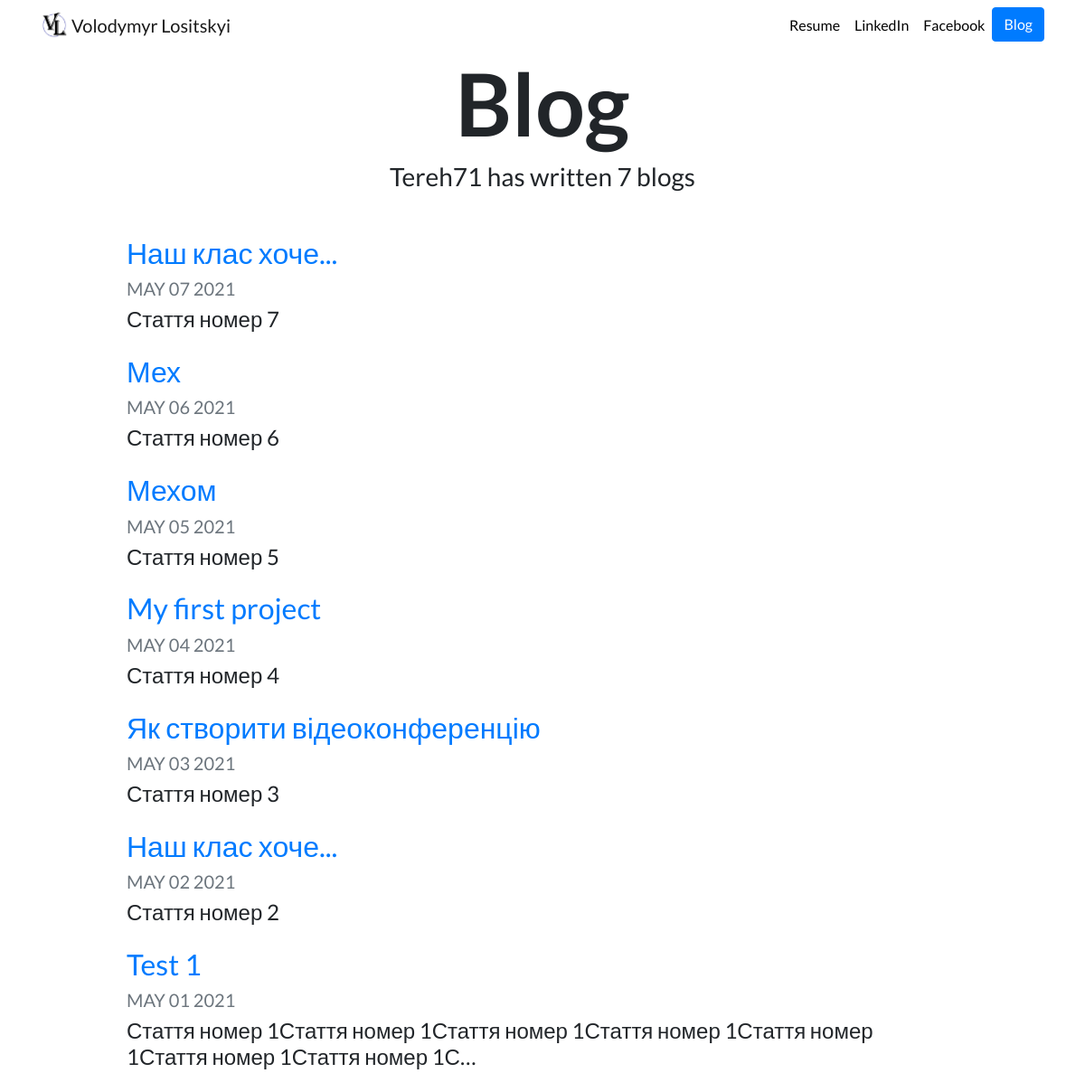
Page /blog/ on the earlier database version.
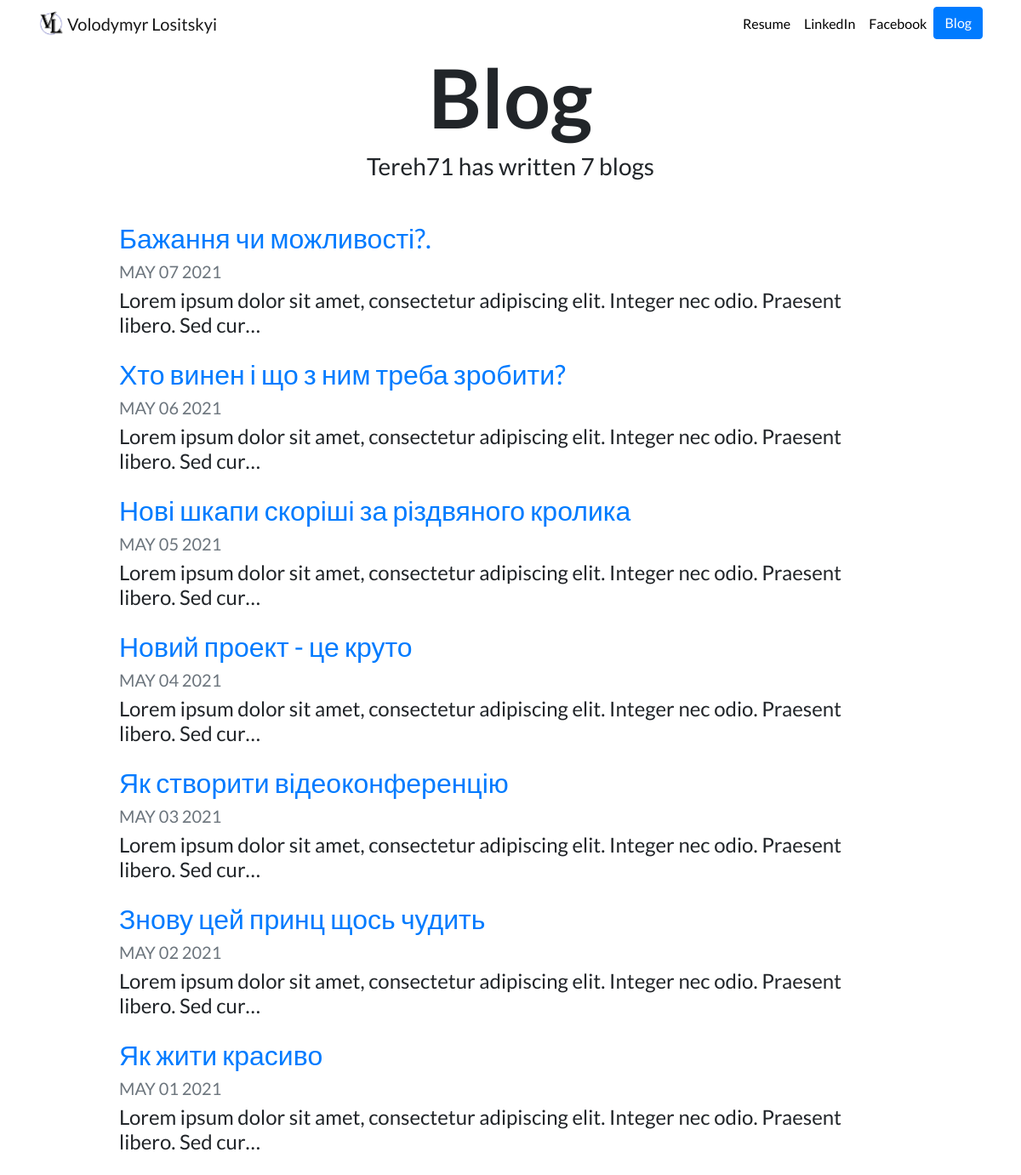
Same page on the later database version.
### blog/models.py (models this page shows, shortened)
class Blog (models.Model):
    title = models.CharField(max_length=200)
    description  = models.TextField()
    date = models.DateField()

### blog/views.py (the view)
# urls.py: path('', views.all_blogs, name='all_blogs'),
def all_blogs(request):
    blogs = Blog.objects.order_by('-date')
    return render(request, 'blog/all_blogs.html', {'blogs':blogs})

### blog/templates/blog/all_blogs.html
{% extends "portfolio/base.html" %}
{% load static %}
{% block content %}
<h1 id="blogtitle" class="font-weight-bold text-center">Blog</h1>
<h3 class="text-center mb-5">Tereh71 has written {{ blogs.count }} blog{{ blogs.count|pluralize }}</h3>
{% for blog in blogs %}
<div class="row justify-content-center my-3">
  <div class="col-md-10">
    <a href="{% url 'blog:detail' blog.id %}">
      <h2>{{ blog.title }}</h2>
    </a>
    <h5 class="text-muted">{{ blog.date|date:'M d Y'|upper }}</h5>
    <h4>{{ blog.description|striptags|truncatechars:100 }}</h4>
  </div>
</div>
{% endfor %}
{% endblock %}

Differences in the rows shown:
changed Blog: title "Наш клас хоче..." → "Бажання чи можливості?."; description "Стаття номер 7" → "Lorem ipsum dolor sit amet, consectetur adipiscing elit. Integer nec odio. Praesent libero. Sed cur…"
changed Blog: title "Мех" → "Хто винен і що з ним треба зробити?"; description "Стаття номер 6" → "Lorem ipsum dolor sit amet, consectetur adipiscing elit. Integer nec odio. Praesent libero. Sed cur…"
changed Blog: title "Мехом" → "Нові шкапи скоріші за різдвяного кролика"; description "Стаття номер 5" → "Lorem ipsum dolor sit amet, consectetur adipiscing elit. Integer nec odio. Praesent libero. Sed cur…"
changed Blog: title "My first project" → "Новий проект - це круто"; description "Стаття номер 4" → "Lorem ipsum dolor sit amet, consectetur adipiscing elit. Integer nec odio. Praesent libero. Sed cur…"
changed Blog "Як створити відеоконференцію": description "Стаття номер 3" → "Lorem ipsum dolor sit amet, consectetur adipiscing elit. Integer nec odio. Praesent libero. Sed cur…"
changed Blog: title "Наш клас хоче..." → "Знову цей принц щось чудить"; description "Стаття номер 2" → "Lorem ipsum dolor sit amet, consectetur adipiscing elit. Integer nec odio. Praesent libero. Sed cur…"
changed Blog: title "Test 1" → "Як жити красиво"; description "Стаття номер 1Стаття номер 1Стаття номер 1Стаття номер 1Стаття номер 1Стаття номер 1Стаття номер 1С…" → "Lorem ipsum dolor sit amet, consectetur adipiscing elit. Integer nec odio. Praesent libero. Sed cur…"
